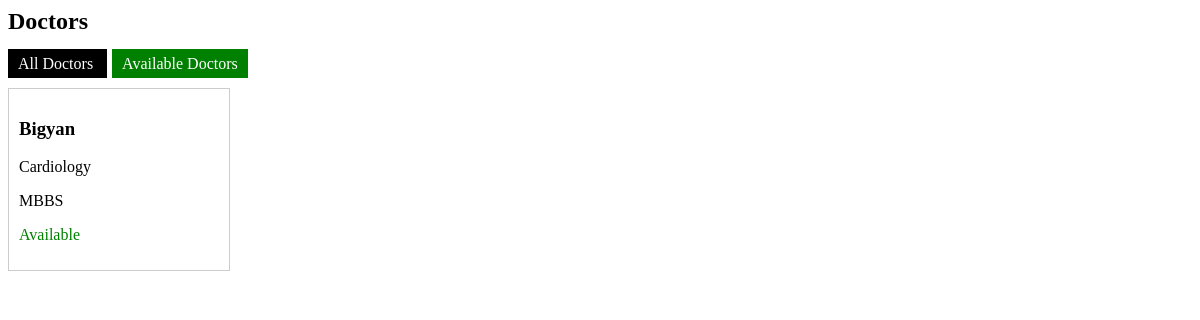
The app's page /doctors/, older data.
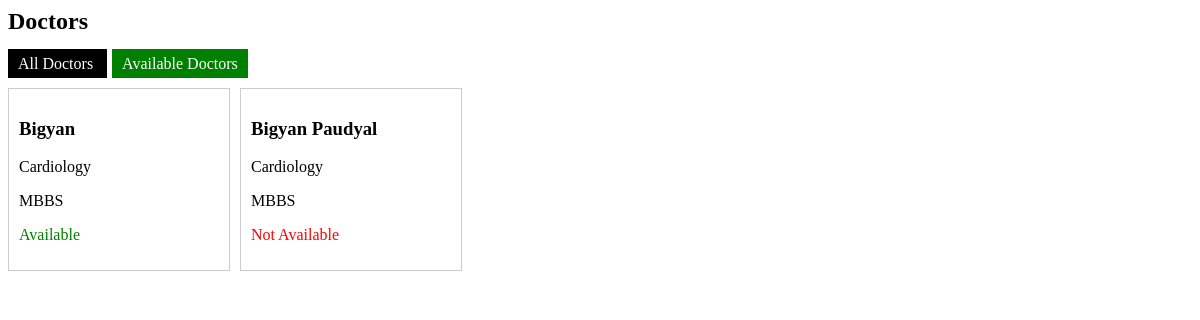
The same page, newer data.
### doctors/models.py (models this page shows)
class Doctor(models.Model):
    doctor_id=models.AutoField(primary_key=True)
    name=models.CharField(max_length=100)
    qualification=models.CharField(max_length=100)
    specialization=models.CharField(max_length=100)
    email=models.EmailField(unique=True)
    fees=models.DecimalField(max_digits=8, decimal_places=2)
    phone=models.CharField(max_length=10)
    a_status=models.BooleanField(default=True)

### doctors/views.py (the view)
# urls.py: path('',views.doctor_list,name='doctor_list'),
def doctor_list(request):
    available = request.GET.get('available')
    if available == 'true':
        doctors = Doctor.objects.filter(a_status=True)
    else:
        doctors = Doctor.objects.all()
    return render(request, 'doctors/doctors.html', {'doctors': doctors})

### doctors/templates/doctors/doctors.html
<h2>Doctors</h2>
<div style="margin-bottom: 15px;">
    <a href="{% url 'doctor_list' %}"
       style="padding:6px 10px; background:black; color:white; text-decoration:none;">
        All Doctors
    </a>
    <a href="{% url 'doctor_list' %}?available=true"
       style="padding:6px 10px; background:green; color:white; text-decoration:none; margin-left:5px;">
        Available Doctors
    </a>
</div>
<div style="display:flex; flex-wrap:wrap; gap:10px;">
    {% for doctor in doctors %}
        <a href="{% url 'doctor_detail' doctor.doctor_id %}" style="text-decoration:none; color:black;">
            <div style="border:1px solid #ccc; padding:10px; width:200px;">
                <h3>{{ doctor.name }}</h3>
                <p>{{ doctor.specialization }}</p>
                <p>{{ doctor.qualification }}</p>
                {% if doctor.a_status %}
                    <p style="color:green;">Available</p>
                {% else %}
                    <p style="color:red;">Not Available</p>
                {% endif %}
            </div>
        </a>
    {% empty %}
        <p>No doctors found.</p>
    {% endfor %}
</div>

Row changes from the older to the newer data that the page shows:
added Doctor: name "Bigyan Paudyal", specialization "Cardiology", qualification "MBBS", a_status "Not Available"
